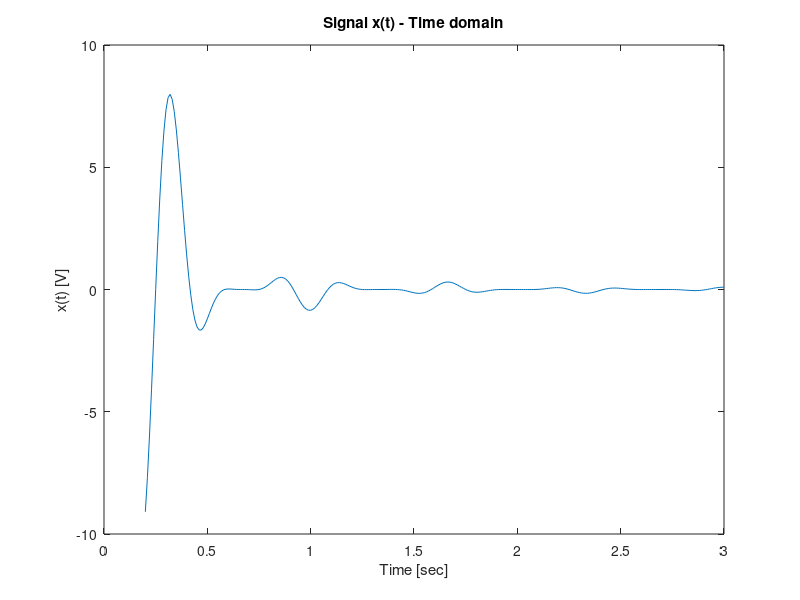

Write the MATLAB code that produced this figure. (Note: this script raises an error after producing the figure.)
clear all
close all
clc

% ----------------- Question 1 ----------------- %

w_m = 3*pi;
dt = 1/100;
t = 0.2:dt:3;

x_t = 8./(w_m*t.^2) .* ((sin((1/2)*w_m*t)).^3).*cos(2*w_m*t);

figure(1)
plot(t,x_t)
title('Signal x(t) - Time domain')
xlabel('Time [sec]')
ylabel('x(t) [V]')

dw = 0.1;
w = -17*pi:dw:17*pi;

w1 = pi.*(w-w_m/2).*sign(w-w_m/2);
w2 = pi.*(w+w_m/2).*sign(w+w_m/2);
w3 = pi.*(w-(3*w_m)/2).*sign(w-(3*w_m)/2);
w4 = pi.*(w+(3*w_m)/2).*sign(w+(3*w_m)/2);

X1_w = (1/(2i)).*(3.*(pi.*(-w_m/2).*sign(-w_m/2)-pi.*(+w_m/2).*sign(+w_m/2)) - (pi.*(-(3*w_m)/2).*sign(-(3*w_m)/2)-pi.*(+(3*w_m)/2).*sign(+(3*w_m)/2)));

X2_w = -2i*(3*(WindowFunction(w,(2*pi/w_m), (w_m/2)) - WindowFunction(w,(2*pi/w_m),-w_m/2)) - ( WindowFunction(w,(2*pi/w_m), (3*w_m/2))- WindowFunction(w,(2*pi/w_m), (-3*w_m/2))));


Xw = X1_w + X2_w;

figure(2)
plot(w,abs(Xw))
title('Signal |X(j\omega)| - Scaled Frequency domain')
xlabel('\omega [rad/sec]')
ylabel('X(j\omega) [V]')
xticklabels({'-17\pi','-10\pi','-5\pi','0','5\pi','10\pi','-17\pi'})
xlim([-17*pi,17*pi])

w_max = 4.6441*pi;
w_s = 8*w_max;
Ts = ((2*pi)/w_s);
dn = Ts/length(x_t);
n = 0:dn:Ts-dn;
x_zoh = ZOH_me(t,x_t,Ts);

figure(3)
plot(t,x_t,'k','LineWidth',2)
hold on
plot(t,x_zoh)
legend([{'x(t)'};{'x_Z_O_H(t)'}])
title('Question 1.c - x(t) and x_Z_O_H in Time [sec]')
xlabel('Time[sec]')
ylabel('Signal x(t) && x_Z_O_H(t) in [V] - 1.c')

X_ZOH = fft(x_zoh);
figure(4)
plot(abs(X_ZOH))





function x_ZOH = ZOH_me(t, x_t, Ts)
    %ZOH Sampling of x(t) with intervals n*Ts 
    x_ZOH = zeros(1,length(x_t));

    for n = 1:(length(t)-1)*Ts
        x_ZOH(1+10*(n-1):10*n) = x_ZOH(1+10*(n-1):10*n) + x_t(1+10*(n-1));
    end
end
function res = WindowFunction(length_vector, region_length, region_start)
    dw = 0.1;

    starting_point = round(region_start/dw +round(length(length_vector)/2));
    res = zeros(length(length_vector),1);
    res(starting_point:starting_point+region_length,1) = 1;
   
end